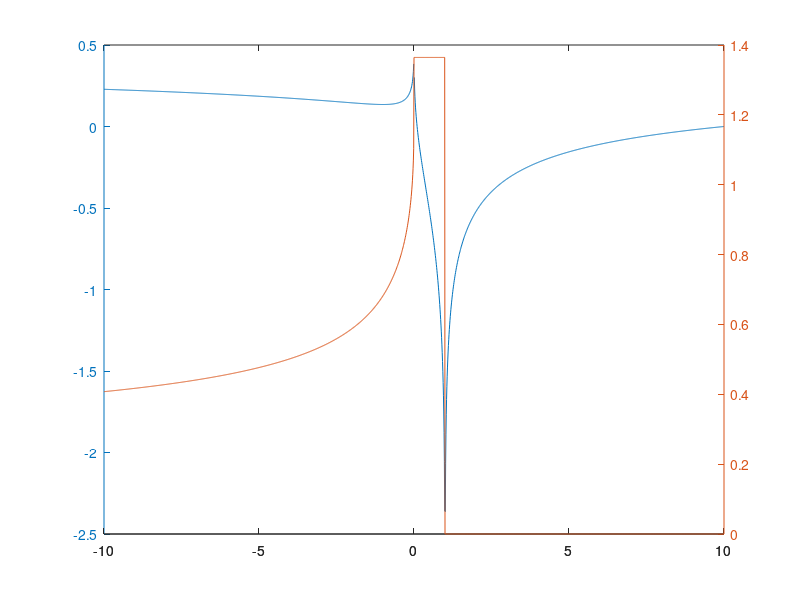

MATLAB code for this plot: (Note: this script raises an error after producing the figure.)
%% Problem 4

clear; clc; close all;

%% i)
% Integrating log(log(x1)) and plotting both real and
% imaginary components over -10 to 10.
x1 = -10:.01:10;
fun = log10(log10(x1));
%fun_real = real(fun);
fun_imag = imag(fun);
plotyy(x1,fun,x1,fun_imag);

yyaxis left;
legend('real values','imaginary values');
ylabel('Y-axis');
xlabel('X-axis');
title('Plot of log(log(x)) from -10 to 10');

%% ii)
% Symbolic integration of log(log(x)).
syms x
fun = log10(log10(x));
int1 = int(fun,x)

%% iii)
% Taylor expansion of log(log(x)) about point 3 and
% order 10.
syms x
fun = log10(log10(x));

T = taylor(fun, 'ExpansionPoint', 3, 'Order', 10)

% Integral using int() of T from 2.5 to 3.5.
int_T = int(T,x);
ans_T = double(subs(int_T,{x},{2.5 3.5}));
ans_int_T = ans_T(2)-ans_T(1)

% Integral using integral() of T from 2.5 to 3.5.
anon_T = matlabFunction(T);
ans_integral_T = integral(anon_T,2.5,3.5)

% The integrals from int() and integral() are the same.
% Both give -.3249 for the test values.

%% iv)
syms x
fun = log10(log10(x));
anon_fun = @(x)log10(log10(x));

T2 = taylor(fun, 'ExpansionPoint', 3, 'Order', 10)

% Integral using int() of T2 from 1.5 to 4.5. 
int_T = int(T2,x);
ans_T = double(subs(int_T,{x},{1.5 4.5}));
ans_int_T = ans_T(2)-ans_T(1)

% Integral using integral() of T2 from 1.5 to 4.5.
ans_integral_fun = integral(anon_fun,1.5,4.5)

% The integral using int() of T2 is about the same 
% value of the integral using integral() of T2. The
% integral found using int() (-1.0844) was slightly smaller than
% the integral found using integral() (-1.0856).
